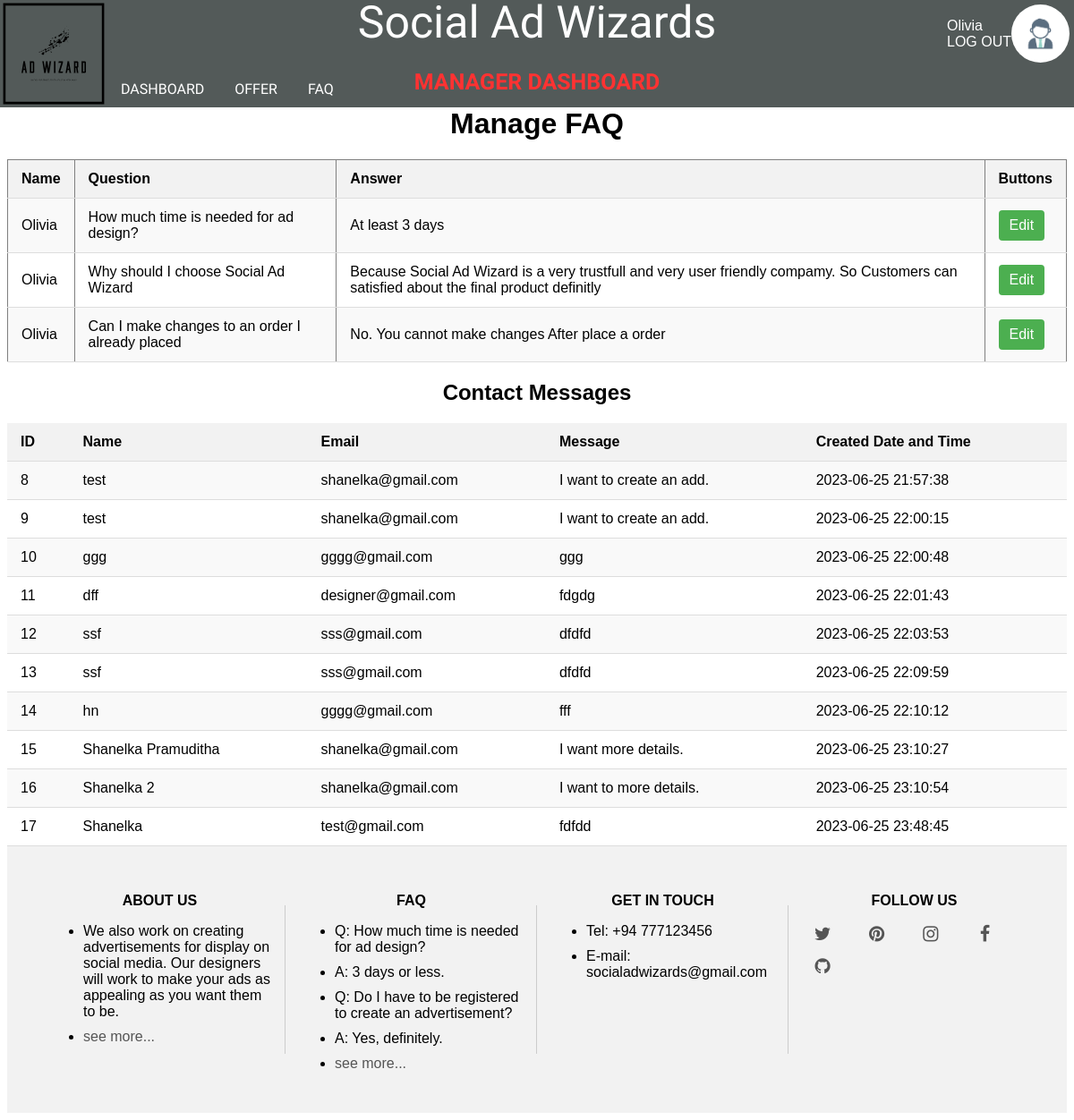
Page /src/views/manager/faq-manage.php (signed in) on the committed database.
### tables this page shows
CREATE TABLE `faq` (
  `faq_id` int(11) NOT NULL,
  `s_user_id` int(11) NOT NULL,
  `question` varchar(1000) NOT NULL,
  `answer` varchar(1000) DEFAULT NULL
);

CREATE TABLE `registered_users` (
  `s_user_id` int(11) NOT NULL,
  `registered_date` date NOT NULL DEFAULT current_timestamp(),
  `first_name` varchar(20) NOT NULL,
  `last_name` varchar(20) NOT NULL,
  `email` varchar(100) NOT NULL,
  `phone_no` varchar(10) NOT NULL,
  `date_of_birth` date NOT NULL,
  `gender` varchar(6) NOT NULL,
  `profile_picture` varchar(500) DEFAULT 'assets/images/uploads/profile-pictures/default.jpg',
  `user_pass` varchar(300) NOT NULL,
  `user_role` varchar(10) NOT NULL DEFAULT 'user'
);

CREATE TABLE `contact_messages` (
  `id` int(11) NOT NULL,
  `c_name` varchar(255) NOT NULL,
  `email` varchar(255) NOT NULL,
  `c_message` varchar(3000) NOT NULL,
  `created_at` timestamp NOT NULL DEFAULT current_timestamp()
);

### src/views/manager/contact-messages.php (the view, shortened to what this page needs)
<?php
$sql = "SELECT * FROM contact_messages";
$result = $conn -> query($sql);
?>
<center><h2>Contact Messages</h2></center>
<table>
   <tr>
      <th>ID</th>
      <th>Name</th>
      <th>Email</th>
      <th>Message</th>
      <th>Created Date and Time</th>
   </tr>
   <?php
   if ($result -> num_rows > 0) {
      while ($row = $result->fetch_assoc()) {
            echo "<tr>";
            echo "<td>".$row['id']."</td>";
            echo "<td>".$row['c_name']."</td>";
            echo "<td>".$row['email']."</td>";
            echo "<td>".$row['c_message']."</td>";
            echo "<td>".$row['created_at']."</td>";
            echo "</tr>";
      }
   } else {
      echo "<tr><td colspan='5'>No contact messages found</td></tr>";
   }
   ?>
</table>

### src/views/manager/faq-manage.php (shortened to what this page needs)
<!DOCTYPE html>
<html lang="en">
<head>
    <link rel="stylesheet" type="text/css" href="./src/css/faq-manage.css">
</head>
<body>
    <center><h1>Manage FAQ</h1></center>
    <?php include_once '../../components/header.php'; ?>
  <?php
include_once '../../config/database/connection.php';
$sql = "SELECT faq.*, registered_users.first_name FROM faq INNER JOIN registered_users ON faq.s_user_id = registered_users.s_user_id";
$result = $conn->query($sql);
if ($result->num_rows > 0) {
    echo "<table border=1>";
    echo "<tr><th>Name</th><th>Question</th>";
    echo "<th>Answer</th>";
    echo "<th>Buttons</th></tr>";
    while($row = $result->fetch_assoc()) {
        echo '
            <tr>
            <td>' . $row["first_name"] . '</td>
            <td>' . $row["question"] . '</td>
            <td>' . $row["answer"] . '</td>
            <td><a class="edit-button" href="./src/views/manager/edit-faq.php?faq_id=' . $row['faq_id'] . '">Edit</a></td>
            </tr>';
    }
    echo "</table>";
} else {
    echo "No data found.";
}
?>
<section id="contact">
    <?php include ('./contact-messages.php'); ?>
</section>
    <?php include_once '../../components/footer.php'; ?>
</body>
</html>

### src/css/faq-manage.css (style rules this page uses)
body { margin-top: 120px; }
body { font-family: Arial, sans-serif; padding: 0; }
table { width: 100%; border-collapse: collapse; }
th, td { padding: 12px 15px; text-align: left; border-bottom: 1px solid #ddd; }
th { background-color: #f2f2f2; }
tr:nth-child(even) { background-color: #f9f9f9; }
a { text-decoration: none; color: #333; }
.edit-button { display: inline-block; padding: 8px 12px; background-color: #4CAF50; color: #fff; text-decoration: none; border-radius: 4px; transition: background-color 0.3s; }

### src/css/sign-in.css (style rules this page uses)
body { font-family: Arial, sans-serif; }

### rows in the picture
faq: s_user.first_name "Olivia", question "How much time is needed for ad design?", answer "At least 3 days"
faq: s_user.first_name "Olivia", question "Why should I choose Social Ad Wizard", answer "Because Social Ad Wizard is a very trustfull and very user friendly compamy. So Customers can satisfied about the final product definitly"
faq: s_user.first_name "Olivia", question "Can I make changes to an order I already placed", answer "No. You cannot make changes After place a order"
contact_messages: id "8", c_name "test", email "shanelka@gmail.com", c_message "I want to create an add.", created_at "2023-06-25 21:57:38"
contact_messages: id "9", c_name "test", email "shanelka@gmail.com", c_message "I want to create an add.", created_at "2023-06-25 22:00:15"
contact_messages: id "10", c_name "ggg", email "gggg@gmail.com", c_message "ggg", created_at "2023-06-25 22:00:48"
contact_messages: id "11", c_name "dff", email "designer@gmail.com", c_message "fdgdg", created_at "2023-06-25 22:01:43"
contact_messages: id "12", c_name "ssf", email "sss@gmail.com", c_message "dfdfd", created_at "2023-06-25 22:03:53"
contact_messages: id "13", c_name "ssf", email "sss@gmail.com", c_message "dfdfd", created_at "2023-06-25 22:09:59"
contact_messages: id "14", c_name "hn", email "gggg@gmail.com", c_message "fff", created_at "2023-06-25 22:10:12"
contact_messages: id "15", c_name "Shanelka Pramuditha", email "shanelka@gmail.com", c_message "I want more details.", created_at "2023-06-25 23:10:27"
contact_messages: id "16", c_name "Shanelka 2", email "shanelka@gmail.com", c_message "I want to more details.", created_at "2023-06-25 23:10:54"
contact_messages: id "17", c_name "Shanelka", email "test@gmail.com", c_message "fdfdd", created_at "2023-06-25 23:48:45"

### other values in the picture
$userName "Olivia"
